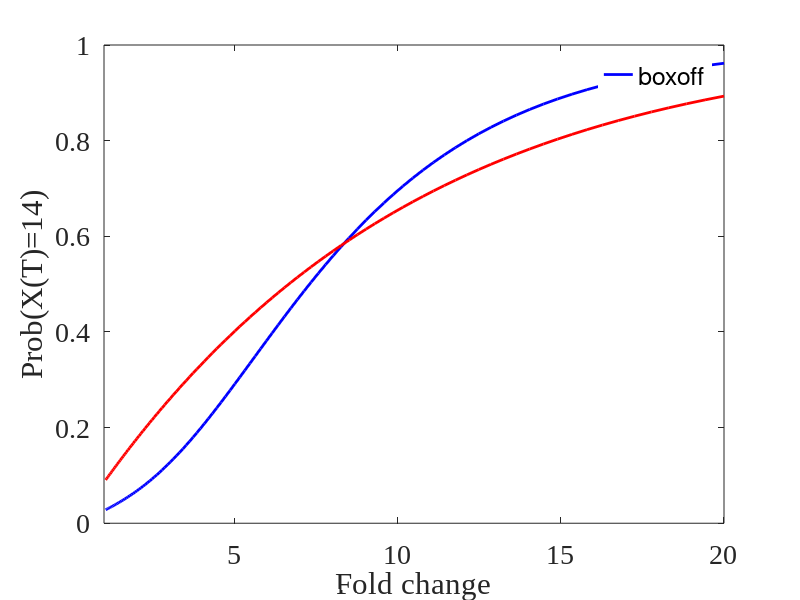

Here is the MATLAB script that generated this plot:

clear




BF=0.3 ; %%% Time fraction SDTF is unbound
 co=15;   %%% the ratio of the rewrapping rates to the unwrapping rates 'b_1/a_1'
 h=1.3;  %%% the cooperativity constant 'h'
 open=0.03; %%% the initial unwrapping rate 'a_1'

 %%% period the oscillatory SDTF signal
peri=10; 

%%% Number of periods 
nosci=50; 

%%% Total time duration
Tmax=peri*nosci;

%  BF=0.64; %%% Time fraction SDTF is unbound
%  co=5;   %%% the ratio of the rewrapping rates to the unwrapping rates 'b_1/a_1'
%  h=1.1;  %%% the cooperativity constant 'h'
%  open=0.08; %%% the initial unwrapping rate 'a_1'
% 
% peri=10;
% nosci=50;
% Tmax=peri*nosci;

 for i=1:15
    DNAopen(i)=open*(h)^(i-1);
    DNAclose(i)=co*open*(h)^(-i+1);
end


on=100;  %%%% 
off=on/(1/BF-1);


%DNAopen(end)=0;
DNAclose(end-1)=0;
DNAclose(end)=0;





%%%Define the transition probability matrix (See SI Eq 2)
Qone=zeros(15,15);
Qtwo=zeros(15,15);
for i=1:14
    Qone(i,i+1)=DNAopen(i);     
    Qone(i+1,i)=DNAclose(i);
end


for i=1:14  
    Qtwo(i,i+1)=DNAopen(i);     
    Qtwo(i+1,i)=0*DNAclose(i); %%For Figure 3, we assume the SDTF effect range is from state 0 to state 14 (i.e. infinite effect range)
end

Q3=zeros(15,15);
Q33=Q3;
Q4=zeros(15,15);
for i=1:15
    Q3(i,i)=on;
    Q33(i,i)=on/2;
    Q4(i,i)=off;
end



mu=zeros(1,30); %%% Initial probability 
mu(1)=1;
M=101;     
Fold=zeros(M,1); %%% m-fold change to the unwrapping rates
maxMfold=20;  %%% Maximum fold change
Prob_os=zeros(M,1); %%%Full DNA eviction probability under the oscillatory signal
Prob_const=zeros(M,1); %%%Full DNA eviction probability under the non-oscillatory signal
 
for k=1:M
    m=exp(0.05+(log(maxMfold)-0.05)*(k-1)/(M-1)); %%% m indicates the fold change
    Fold(k)=(m);
    Q1=m*Qone;
    Q2=m*Qtwo;  
    Q=[Q1,Q3;Q4,Q2]; %%%Define the transition probability matrix when the osillcatory signal is on the on-phase (See SI Eq 2)
    QQ=[Q1,0*Q3;Q4,Q2]; %%%Define the transition probability matrix when the osillcatory signal is on the off-phase (See SI Eq 2)
    Qc=[Q1,Q33;Q4,Q2]; %%%Define the transition probability matrix under the non-osillcatory signal (See SI Eq 2)

    for i=1:30
        Q(i,i)=-sum(Q(i,:));
        QQ(i,i)=-sum(QQ(i,:));
        Qc(i,i)=-sum(Qc(i,:));
    end

   
    PP=mu;
    for kk=1:nosci
        if mod(kk,2)==1
         PP=PP*expm(Q*peri);
        else
            PP=PP*expm(QQ*peri);
        end
    end
    
    
    %PP=mu*expm(Q*60)*expm(QQ*60)*expm(Q*60)*expm(QQ*60)*expm(Q*60)*expm(QQ*60);
    Pc=mu*expm(Qc*Tmax);
    Prob_os(k)=PP(15)+PP(30);
    Prob_const(k)=Pc(15)+Pc(30);   
end


figure
plot(Fold,Prob_os,'b','linewidth',2,'displayname','Oscillatory SDTF')
hold on
plot(Fold,Prob_const,'r','linewidth',2,'displayname','Constant SDTF')
hold on

set(gca,'fontsize',20,'fontname','Times New Roman')
legend('boxoff','Location','best')
xlabel('Fold change')
ylabel('Prob(X(T)=14)')
xlim([1,maxMfold])

